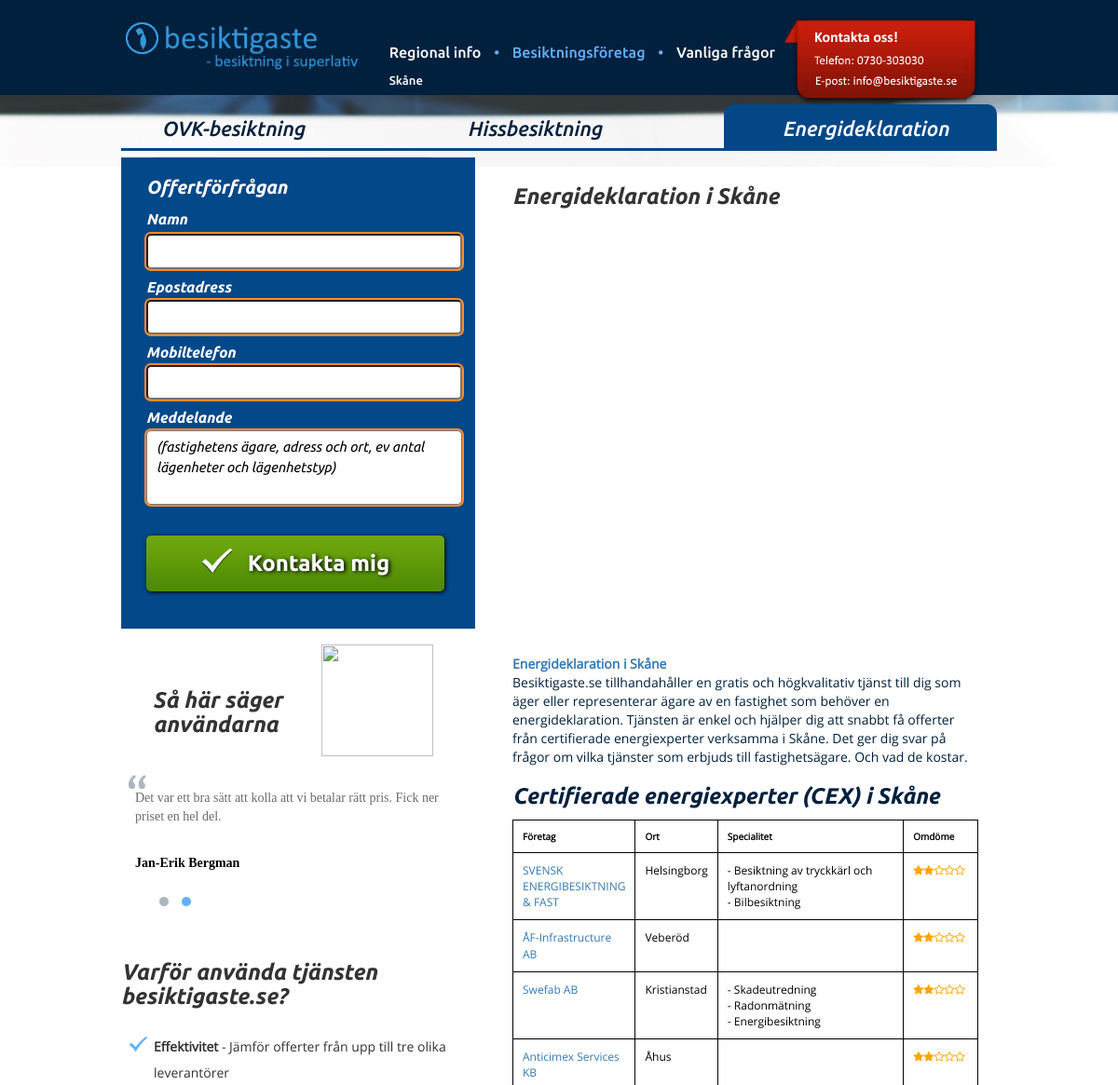
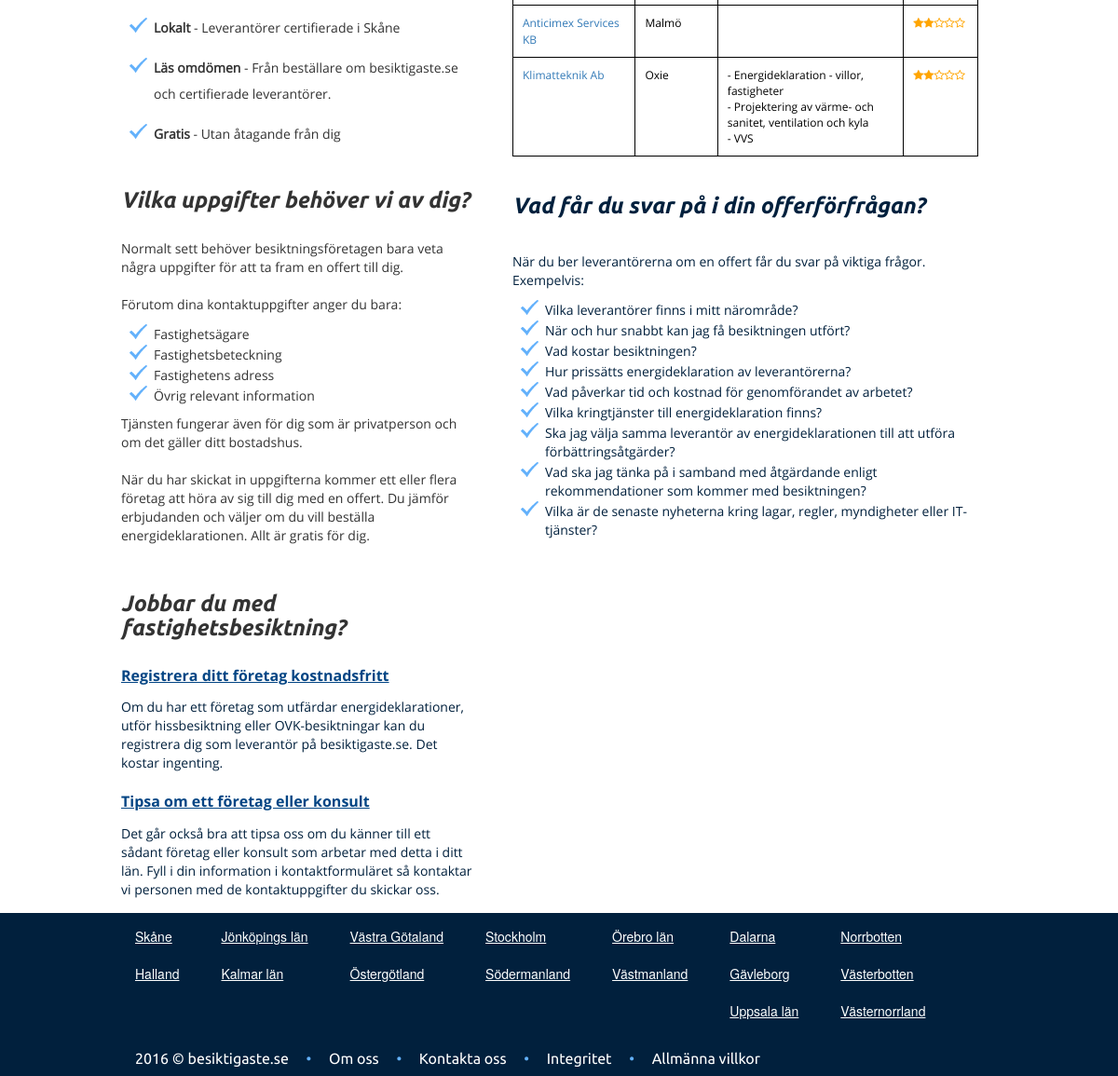
Screenshot of /energideklaration/skåne/index.php with the database file from the repository (2 pictures, top to bottom).
### tables this page shows
CREATE TABLE IF NOT EXISTS `Companies` (
  `company_id` int(11) NOT NULL AUTO_INCREMENT,
  `company_name` varchar(255) DEFAULT NULL,
  `email` varchar(255) DEFAULT NULL,
  `mobile` varchar(255) DEFAULT NULL,
  `address` varchar(255) DEFAULT NULL,
  `zip` int(11) DEFAULT NULL,
  `city` varchar(255) DEFAULT NULL,
  `region` varchar(255) DEFAULT NULL,
  `main_contact_id` int(11) DEFAULT NULL,
  `company_presentation` mediumtext,
  `service_specialitet` mediumtext,
  `overallrating` tinyint(4) DEFAULT NULL,
  `latitud` float DEFAULT NULL,
  `longitud` float DEFAULT NULL,
  `internal_url` varchar(255) DEFAULT NULL,
  PRIMARY KEY (`company_id`)
);

### energideklaration/skåne/index.php (the view, shortened to what this page needs)
<?php
    $root = $_SERVER['DOCUMENT_ROOT'];
?>
<html>
<head lang="en">
	<link rel="stylesheet" href="/assets/style/reset.css">
    <link rel="stylesheet" href="/libs/bootstrap.min.css">
    <link rel="stylesheet" href="/libs/bootstrap-theme.min.css">
    <link rel="stylesheet" href="/assets/fonts/font-awesome-4.6.3/css/font-awesome.min.css">
    <link rel="stylesheet" href="/assets/fonts/font-awesome-4.6.3/css/font-awesome.css">
    <link rel="stylesheet" href="/assets/style/main-screen-tight-form-skovde.css">
</head>
<body>
<header>
    <div class="headerContent">
        <a href="/" ><img class="logo" src="/assets/images/logo.png"></a>
        <nav>
                <span class="headerText">
                    <a href="https://besiktigaste.se/energideklaration/energideklaration-sverige/" class="headerLink">Regional info</a>
                    <span class="bullet">&#8226;</span>
                    <a href="/besiktning/besiktnings-foretag.php" class="headerLink headerLinkActive">Besiktningsföretag</a>
                    <span class="bullet">&#8226;</span>
                    <a href="/besiktning/vanliga-fragor.php" class="headerLink">Vanliga frågor</a>
                </span>
					 <div class="kontaktaOss">
                    <a href="mailto:info@besiktigaste.se"><img src="/assets/images/kontakta-oss.png"></a>
					 </div>
        </nav>
		<nav>
                <span class="headerBreadcrumb">
                    <a href="https://besiktigaste.se/energideklaration/skåne/" class="headerLink">Skåne</a>
                </span>
        </nav>
    </div>
</header>
<main>
    <div class="topicMenu">
        <div class="topicMenuNytrMapImg">
            <div class="tabPanel">
                <ul class="nav nav-tabs" id="myTab">
                     <li><a href="https://besiktigaste.se/ovk-besiktning/"><span class="iconArray rightArray"></span>OVK-besiktning</a></li>
                    <li><a href="https://besiktigaste.se/hiss-besiktning/"><span class="iconArray rightArray"></span>Hissbesiktning</a></li>
                    <li class='active'><a href="https://besiktigaste.se/energideklaration/"><span class="iconArray rightArray"></span>Energideklaration</a></li>
                </ul>
				<?php include $root . '/assets/scripts/cexServiceForm.php';
  				?>
            </div>
        </div>
    </div>
    <div class="contentNytrMap">
        <div class="leftContentNytr">
            <h2 class="title2 titleCarouselNytr">Så här säger användarna</h2>
			<a href="https://www.uc.se/risksigill2?showorg=IpElkLsnwP&language=swe" title="Sigillet är utfärdat av UC AB. Klicka på bilden för information om UC:s Riskklasser." target="_blank">
			<img src="https://www.uc.se/ucsigill2/sigill?org=IpElkLsnwP&language=swe&product=psa&fontcolor=b" alt="" class="logo100 logoUC" style="border:0;"/>
			</a>
            <div id="carousel" class="carousel slide carouselNytr">
                <ol class="carousel-indicators carouselIndicatorNytr">
                    <li data-target="#carousel" data-slide-to="0" class="active"></li>
                    <li data-target="#carousel" data-slide-to="1"></li>
                </ol>
                <div class="carousel-inner" role="listbox">
                    <div class="item carousel-indicators-bottom">
                        <img src="/assets/images/quotes.png">
                         <div class="quotes-comments">
                                <p class="carusel-text">Det var ett bra sätt att kolla att vi betalar rätt pris. Fick ner priset en hel del.</p><br>
                                <p class="carusel-text black"><b>Jan-Erik Bergman</b></p>
                            </div>
                    </div>
                </div>
            </div>
			<div><h2 class="h2">Varför använda tjänsten besiktigaste.se?</h2></div>
                <div>
                  <ul class="mainUl">
                      <li class="mainLiText"><strong>Effektivitet</strong> - Jämför offerter från upp till tre olika leverantörer</li>
                      <li class="mainLiText"><strong>Lokalt</strong> - Leverantörer certifierade i Skåne</li>
                      <li class="mainLiText"><strong>Läs omdömen</strong> - Från beställare om besiktigaste.se och certifierade leverantörer.
                      </li>
  					<li class="mainLiText"><strong>Gratis</strong> - Utan åtagande från dig</li>
                  </ul>
				</div>
<div class="title2">Vilka uppgifter behöver vi av dig?</div>
				<div class="textFragment">Normalt sett behöver besiktningsföretagen bara veta några uppgifter för att ta fram en offert till dig.
				 <br><br>Förutom dina kontaktuppgifter anger du bara:
                  <ul class="mainUl">
                    <li>Fastighetsägare </li>
                    <li>Fastighetsbeteckning</li>
                    <li>Fastighetens adress</li>
                    <li>Övrig relevant information</li>
                  </ul>
        			Tjänsten fungerar även för dig som är privatperson och om det gäller ditt bostadshus.
        			<br><br>
        	        När du har skickat in uppgifterna kommer ett eller flera företag att höra av sig till dig med en offert. Du jämför erbjudanden och väljer om du vill beställa energideklarationen. Allt är gratis för dig.
					<br><br>
				</div>
				<label class="faqTitle serviceTitle"><h2 class="h2">Jobbar du med fastighetsbesiktning?</h2></label>
             <div class="articlesBlock">
                <a href="#userName" class="faqQuestion articlesLink">Registrera ditt företag kostnadsfritt</a>
                <div class="faqAnswer articlesText">Om du har ett företag som utfärdar energideklarationer, utför hissbesiktning eller OVK-besiktningar kan du registrera dig som leverantör på besiktigaste.se. Det kostar ingenting. <br><br>
				</div>
                <a href="#userName" class="faqQuestion articlesLink">Tipsa om ett företag eller konsult</a>
                <div class="faqAnswer articlesText">
                    Det går också bra att tipsa oss om du känner till ett sådant företag eller konsult som arbetar med detta i ditt län. Fyll i din information i kontaktformuläret så kontaktar vi personen med de kontaktuppgifter du skickar oss.
                </div>
            </div>
        </div>
        <div class="rightContentMap text-left">
  			 <h1 class="h2">Energideklaration i Skåne</h1>
	<div id="map"></div>
	<?php
		 			$servername = "besiktigaste-se-content-157123.mysql.binero.se";
                    $username = "157123_xp30818";
                    $password = "Bes123cont";
                    $dbname = "157123-besiktigaste-se-content";
					$rating = "<i class='fa fa-star'></i>";
                    $conn = new mysqli($servername, $username, $password, $dbname);
	?>
		</div>
        <div class="rightContentLocal text-left">
                <div class="faqAnswer articlesText">
                <div class="faqAnswer articlesText"><strong>
				<a href="https://besiktigaste.se/energideklaration/skåne/">Energideklaration i Skåne</a></strong><br>
				Besiktigaste.se tillhandahåller en gratis och högkvalitativ tjänst till dig som äger
				eller representerar ägare av en fastighet som behöver en
				energideklaration.
				Tjänsten är enkel och hjälper dig att snabbt få offerter från certifierade energiexperter verksamma i Skåne.
				Det ger dig svar på frågor om vilka tjänster som erbjuds till fastighetsägare. Och vad de kostar.
                </div>
			 <h2 class="h2">Certifierade energiexperter (CEX) i Skåne </h2>
			 <div id="results-wrapper">
                  <table id="results" class="tableCertifieradeFtg">
				      <tr class="headerCertifieradeFtg">
                          <th class="headerCertifieradeFtg">F&#246;retag</th>
                          <th class="headerCertifieradeFtg">Ort</th>
                          <th class="headerCertifieradeFtg">Specialitet</th>
                          <th class="headerCertifieradeFtg">Omdöme</th>
                      </tr>
				<?php
                    $sql = "SELECT company_name, city, service_specialitet, overallrating, latitud, longitud, internal_url FROM Companies WHERE latitud !=  '' AND region = 'Skåne' AND company_presentation = 'cex'";
                    $result = $conn->query($sql);
				  if ($result->num_rows > 0) {
						$ctr = 0;
                        while($row = $result->fetch_assoc()) {
							$ctr = $ctr + 1;
							if ($ctr < 16) {
    							$test = $row["overallrating"];
    						    if ($test < 10) {
    							   $rating = "<span style='color: orange;'><i class='fa fa-star-o'></i>";
    							} elseif (20 > $test and $test > 9) {
    							   $rating = "<span style='color: orange;'><i class='fa fa-star'></i><i class='fa fa-star-o'></i><i class='fa fa-star-o'></i><i class='fa fa-star-o'></i><i class='fa fa-star-o'></i>";
    							} elseif (30 > $test and $test > 19) {
    							   $rating = "<span style='color: orange;'><i class='fa fa-star'></i><i class='fa fa-star'></i><i class='fa fa-star-o'></i><i class='fa fa-star-o'></i><i class='fa fa-star-o'></i>";
    							} elseif (40 > $test and $test > 29) {
    							   $rating = "<span style='color: orange;'><i class='fa fa-star'></i><i class='fa fa-star'></i><i class='fa fa-star'></i><i class='fa fa-star-o'></i><i class='fa fa-star-o'></i>";
    							} elseif (50 > $test and $test > 39) {
    							   $rating = "<span style='color: orange;'><i class='fa fa-star'></i><i class='fa fa-star'></i><i class='fa fa-star'></i><i class='fa fa-star'></i><i class='fa fa-star-o'></i>";
    							} else {
    							   $rating = "<span style='color: orange;'><i class='fa fa-star'></i><i class='fa fa-star'></i><i class='fa fa-star'></i><i class='fa fa-star'></i><i class='fa fa-star'></i>";
    							}
                                echo "<tr class='textCertifieradeFtg'><td class='textCertifieradeFtg'><a href='" . $row["internal_url"]. "'>" . $row["company_name"]. "</td><td class='textCertifieradeFtg'>" . $row["city"]. "</td><td class='textCertifieradeFtg' width='200'>"  . $row["service_specialitet"].  "</td><td class='textCertifieradeFtg'>" . $rating. "</span></td></tr>";
							}
							else {
								 break;
							}
                        }
                    } else {
                        echo "<tr class='textCertifieradeFtg'><td class='textCertifieradeFtg'>0 results</td><td></td><td></td><td></td></tr>";
                    }
                ?>
                  </table>
			 </div>
  			 <div class="title2"><h2 class="h2">Vad får du svar på i din offerförfrågan?</h2></div>
                 <div class="textFragment">
 				När du ber leverantörerna om en offert får du svar på viktiga frågor.
 			    Exempelvis:
                   <ul class="mainUl">
                    <li>Vilka leverantörer finns i mitt närområde? </li>
                    <li>När och hur snabbt kan jag få besiktningen utfört?</li>
                    <li>Vad kostar besiktningen?</li>
                    <li>Hur prissätts energideklaration av leverantörerna? </li>
                    <li>Vad påverkar tid och kostnad för genomförandet av arbetet? </li>
                    <li>Vilka kringtjänster till energideklaration finns? </li>
                    <li>Ska jag välja samma leverantör av energideklarationen till att utföra förbättringsåtgärder? </li>
                    <li>Vad ska jag tänka på i samband med åtgärdande enligt rekommendationer som kommer med besiktningen?</li>
                    <li>Vilka är de senaste nyheterna kring lagar, regler, myndigheter eller IT-tjänster?</li>
                  </ul>
				</div>
    </div>
</main>
<footer>
    <div class="footer">
        <div class="footerCexContext">
		<?php include $root . '/assets/scripts/footerCexMenu.php';
		?>
		<?php include $root . '/assets/scripts/footerMenu2.php';
		?>
        </div>
    </div>
</footer>
</body>
</html>

### energideklaration/skåne/index.php (style rules this page uses)
#map { height: 55%; }

### rows the page displays
companies: company_name "SVENSK ENERGIBESIKTNING & FAST", city "Helsingborg", service_specialitet "- Besiktning av tryckkärl och lyftanordning - Bilbesiktning"
companies: company_name "ÅF-Infrastructure AB", city "Veberöd"
companies: company_name "Swefab AB", city "Kristianstad", service_specialitet "- Skadeutredning - Radonmätning - Energibesiktning"
companies: company_name "Anticimex Services KB", city "Åhus"
companies: company_name "Anticimex Services KB", city "Malmö"
companies: company_name "Klimatteknik Ab", city "Oxie", service_specialitet "- Energideklaration - villor, fastigheter - Projektering av värme- och sanitet, ventilation och kyla - VVS"
